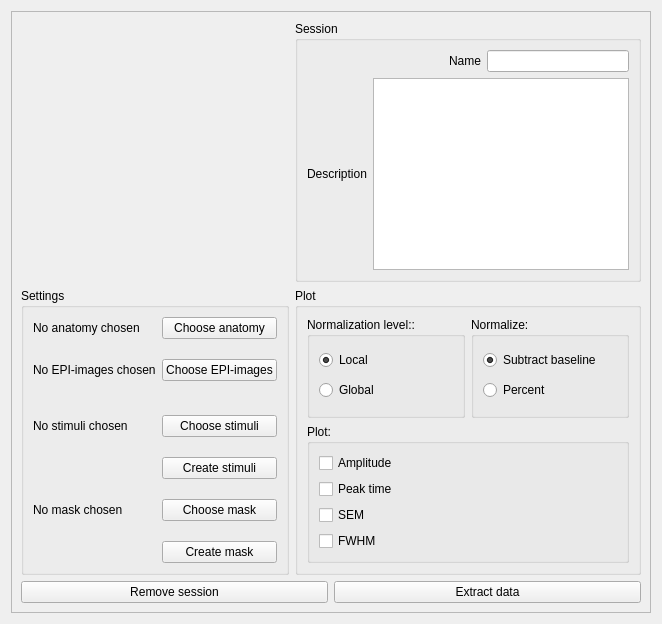
      <widget class="QWidget" name="sessionPage">
       <layout class="QVBoxLayout" name="verticalLayout_28">
        <item>
         <widget class="QFrame" name="frame_3">
          <property name="frameShape">
           <enum>QFrame::StyledPanel</enum>
          </property>
          <property name="frameShadow">
           <enum>QFrame::Raised</enum>
          </property>
          <layout class="QVBoxLayout" name="verticalLayout_2">
           <item>
            <layout class="QGridLayout" name="gridLayout_3">
             <item row="1" column="1">
              <widget class="QGroupBox" name="groupBox_16">
               <property name="title">
                <string>Plot</string>
               </property>
               <layout class="QVBoxLayout" name="verticalLayout_21">
                <item>
                 <layout class="QHBoxLayout" name="horizontalLayout_21">
                  <item>
                   <widget class="QGroupBox" name="groupBox_17">
                    <property name="title">
                     <string>Normalization level::</string>
                    </property>
                    <property name="flat">
                     <bool>true</bool>
                    </property>
                    <layout class="QVBoxLayout" name="verticalLayout_22">
                     <item>
                      <widget class="QRadioButton" name="local_normalization_session_btn">
                       <property name="text">
                        <string>Local</string>
                       </property>
                       <property name="checked">
                        <bool>true</bool>
                       </property>
                      </widget>
                     </item>
                     <item>
                      <widget class="QRadioButton" name="global_normalization_session_btn">
                       <property name="enabled">
                        <bool>true</bool>
                       </property>
                       <property name="text">
                        <string>Global</string>
                       </property>
                       <property name="checkable">
                        <bool>true</bool>
                       </property>
                      </widget>
                     </item>
                    </layout>
                   </widget>
                  </item>
                  <item>
                   <widget class="QGroupBox" name="groupBox_18">
                    <property name="title">
                     <string>Normalize:</string>
                    </property>
                    <property name="flat">
                     <bool>true</bool>
                    </property>
                    <layout class="QVBoxLayout" name="verticalLayout_23">
                     <item>
                      <widget class="QRadioButton" name="subtract_session_btn">
                       <property name="text">
                        <string>Subtract baseline</string>
                       </property>
                       <property name="checked">
                        <bool>true</bool>
                       </property>
                      </widget>
                     </item>
                     <item>
                      <widget class="QRadioButton" name="percent_session_btn">
                       <property name="enabled">
                        <bool>true</bool>
                       </property>
                       <property name="text">
                        <string>Percent</string>
                       </property>
                      </widget>
                     </item>
                    </layout>
                   </widget>
                  </item>
                 </layout>
                </item>
                <item>
                 <layout class="QHBoxLayout" name="horizontalLayout_22">
                  <item>
                   <widget class="QGroupBox" name="groupbox_plot_session">
                    <property name="title">
                     <string>Plot:</string>
                    </property>
                    <property name="flat">
                     <bool>true</bool>
                    </property>
                    <layout class="QVBoxLayout" name="verticalLayout_24">
                     <item>
                      <widget class="QCheckBox" name="checkbox_amplitude_session">
                       <property name="text">
                        <string>Amplitude</string>
                       </property>
                      </widget>
                     </item>
                     <item>
                      <widget class="QCheckBox" name="checkbox_peak_session">
                       <property name="text">
                        <string>Peak time</string>
                       </property>
                      </widget>
                     </item>
                     <item>
                      <widget class="QCheckBox" name="checkbox_sem_session">
                       <property name="text">
                        <string>SEM</string>
                       </property>
                      </widget>
                     </item>
                     <item>
                      <widget class="QCheckBox" name="checkbox_fwhm_session">
                       <property name="text">
                        <string>FWHM</string>
                       </property>
                      </widget>
                     </item>
                    </layout>
                   </widget>
                  </item>
                 </layout>
                </item>
               </layout>
              </widget>
             </item>
             <item row="1" column="0">
              <widget class="QGroupBox" name="groupBox_15">
               <property name="sizePolicy">
                <sizepolicy hsizetype="Maximum" vsizetype="Preferred">
                 <horstretch>0</horstretch>
                 <verstretch>0</verstretch>
                </sizepolicy>
               </property>
               <property name="maximumSize">
                <size>
                 <width>300</width>
                 <height>16777215</height>
                </size>
               </property>
               <property name="title">
                <string>Settings</string>
               </property>
               <layout class="QVBoxLayout" name="verticalLayout_20">
                <item>
                 <layout class="QGridLayout" name="gridLayout_7">
                  <property name="sizeConstraint">
                   <enum>QLayout::SetDefaultConstraint</enum>
                  </property>
                  <property name="topMargin">
                   <number>0</number>
                  </property>
                  <item row="5" column="0">
                   <widget class="QLabel" name="session_mask_label">
                    <property name="minimumSize">
                     <size>
                      <width>0</width>
                      <height>50</height>
                     </size>
                    </property>
                    <property name="text">
                     <string>No mask chosen</string>
                    </property>
                    <property name="wordWrap">
                     <bool>true</bool>
                    </property>
                    <property name="margin">
                     <number>0</number>
                    </property>
                   </widget>
                  </item>
                  <item row="5" column="1">
                   <widget class="QPushButton" name="add_session_mask_btn">
                    <property name="text">
                     <string>Choose mask</string>
                    </property>
                   </widget>
                  </item>
                  <item row="2" column="0">
                   <widget class="QLabel" name="session_stimuli_label">
                    <property name="sizePolicy">
                     <sizepolicy hsizetype="Preferred" vsizetype="Minimum">
                      <horstretch>0</horstretch>
                      <verstretch>0</verstretch>
                     </sizepolicy>
                    </property>
                    <property name="minimumSize">
                     <size>
                      <width>0</width>
                      <height>50</height>
                     </size>
                    </property>
                    <property name="text">
                     <string>No stimuli chosen</string>
                    </property>
                    <property name="wordWrap">
                     <bool>true</bool>
                    </property>
                    <property name="margin">
                     <number>0</number>
                    </property>
                   </widget>
                  </item>
                  <item row="2" column="1">
                   <widget class="QPushButton" name="add_session_stimuli_btn">
                    <property name="text">
                     <string>Choose stimuli</string>
                    </property>
                   </widget>
                  </item>
                  <item row="1" column="1">
                   <widget class="QPushButton" name="add_session_epi_btn">
                    <property name="text">
                     <string>Choose EPI-images</string>
                    </property>
                   </widget>
                  </item>
                  <item row="0" column="0">
                   <widget class="QLabel" name="session_anatomy_label">
                    <property name="text">
                     <string>No anatomy chosen</string>
                    </property>
                    <property name="wordWrap">
                     <bool>true</bool>
                    </property>
                   </widget>
                  </item>
                  <item row="0" column="1">
                   <widget class="QPushButton" name="add_session_anatomy_btn">
                    <property name="enabled">
                     <bool>true</bool>
                    </property>
                    <property name="text">
                     <string>Choose anatomy</string>
                    </property>
                   </widget>
                  </item>
                  <item row="1" column="0">
                   <widget class="QLabel" name="session_epi_label">
                    <property name="sizePolicy">
                     <sizepolicy hsizetype="Preferred" vsizetype="Fixed">
                      <horstretch>0</horstretch>
                      <verstretch>0</verstretch>
                     </sizepolicy>
                    </property>
                    <property name="minimumSize">
                     <size>
                      <width>0</width>
                      <height>50</height>
                     </size>
                    </property>
                    <property name="baseSize">
                     <size>
                      <width>0</width>
                      <height>0</height>
                     </size>
                    </property>
                    <property name="text">
                     <string>No EPI-images chosen                               </string>
                    </property>
                    <property name="wordWrap">
                     <bool>true</bool>
                    </property>
                    <property name="margin">
                     <number>0</number>
                    </property>
                   </widget>
                  </item>
                  <item row="6" column="1">
                   <widget class="QPushButton" name="create_session_mask_btn">
                    <property name="enabled">
                     <bool>true</bool>
                    </property>
                    <property name="text">
                     <string>Create mask</string>
                    </property>
                   </widget>
                  </item>
                  <item row="3" column="1">
                   <widget class="QPushButton" name="create_session_stimuli_btn">
                    <property name="enabled">
                     <bool>true</bool>
                    </property>
                    <property name="text">
                     <string>Create stimuli</string>
                    </property>
                   </widget>
                  </item>
                 </layout>
                </item>
               </layout>
              </widget>
             </item>
             <item row="0" column="1">
              <widget class="QGroupBox" name="groupBox_21">
               <property name="title">
                <string>Session</string>
               </property>
               <property name="flat">
                <bool>false</bool>
               </property>
               <layout class="QVBoxLayout" name="verticalLayout_26">
                <item>
                 <layout class="QHBoxLayout" name="horizontalLayout_23">
                  <item>
                   <spacer name="horizontalSpacer_4">
                    <property name="orientation">
                     <enum>Qt::Horizontal</enum>
                    </property>
                    <property name="sizeHint" stdset="0">
                     <size>
                      <width>40</width>
                      <height>20</height>
                     </size>
                    </property>
                   </spacer>
                  </item>
                  <item>
                   <widget class="QLabel" name="label_5">
                    <property name="text">
                     <string>Name</string>
                    </property>
                   </widget>
                  </item>
                  <item>
                   <widget class="QLineEdit" name="session_name"/>
                  </item>
                 </layout>
                </item>
                <item>
                 <layout class="QHBoxLayout" name="horizontalLayout_24">
                  <item>
                   <widget class="QLabel" name="label_6">
                    <property name="text">
                     <string>Description</string>
                    </property>
                   </widget>
                  </item>
                  <item>
                   <widget class="QTextEdit" name="session_description"/>
                  </item>
                 </layout>
                </item>
               </layout>
              </widget>
             </item>
            </layout>
           </item>
           <item>
            <layout class="QHBoxLayout" name="horizontalLayout_10">
             <item>
              <widget class="QPushButton" name="remove_session_btn">
               <property name="text">
                <string>Remove session</string>
               </property>
              </widget>
             </item>
             <item>
              <widget class="QPushButton" name="extract_session_btn">
               <property name="text">
                <string>Extract data</string>
               </property>
              </widget>
             </item>
            </layout>
           </item>
          </layout>
         </widget>
        </item>
       </layout>
      </widget>
